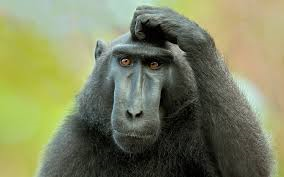
#> input picture data/numpy_pandas/images/monkey.png, 284 x 177 px; the run also reads 1 picture not shown here
$ jupyter execute numpy_bootcamp_zadania.ipynb   (shell and % lines are left out)
#> lines starting #> are read from the running program, lines starting #| are printed output that depends on the picture
Napisz poniżej funkcję, która wyprintuje Twoje imię i nazwisko:

[cell 1]
import numpy as np

# Indeksowanie, wycinanie, iterowanie - Indexing, Slicing and Iterating

### Stwórz liste sześcianów liczb od 0 do 9

[cell 2]
a=np.arange(10)**3
a

### wybierz z listy zaznaczone elementy

[ 0, 1, **8, 27, 64**, 125, 216, 343, 512, 729]


[cell 3]
a[2:5]

[ <b>0</b>, 1, <b>8</b>, 27, <b>64</b>, 125, 216, 343, 512, 729]

[cell 4]
a[0:5:2]

### przekształć by otrzymać wynik

[-1000, 1,  -1000, 27, -1000,   125,   216,   343,   512, 729]

[cell 5]
a[:5:2] = -1000
a

### Odwróć listę

[cell 6]
a[::-1]

### Sprawdź typ

[cell 7]
a.dtype

### W pętli for wyprintuj dla każdego elementu pierwiastek sześcienny z elementy

[cell 8]
for el in a:
    print(el**(1/3))

[cell 9]
np.cbrt(a)

### Stwórz macierz 10x10 z kwadratami liczb od 1 do 100

[cell 10]
a=np.arange(1,101).reshape(10,10)
a

[cell 11]
a[5:,5:]

### Stwórz macierz 5x5 gdzie na krawędziach będą 0 a w środku 1

[cell 12]
a=np.zeros((5,5))
a[1:-1,1:-1]=1
a

### Stwórz tabliczkę mnożenia liczb od 0 do 9 w postaci dwuwymiarowej macierzy

[cell 13]
a=np.arange(10)
b=a.reshape(10,1)
c=a*b
c

[cell 14]
x=np.array([[0,1,2,3,4,5,6,7,8,9]])
x.T*x

## Zad 2  Przekształć wczytane obrazki w opisany sposób

[cell 15]
# !pip install opencv-python
import matplotlib.pyplot as plt

[cell 16]
import matplotlib.image as mpimg
im1 = mpimg.imread('images/monkey.png')
#> im1 is the input picture: shape (177, 284, 4) float32; mean R, G, B, A 0.491, 0.511, 0.375, 1

[cell 17]
import cv2
im2 = cv2.imread("images/index.jpeg")

[cell 18]
im1.shape
#> Out = (177, 284, 4)

[cell 19]
im2.shape
#> Out = (177, 284, 3)

[cell 20]
plt.imshow(im1)

[cell 21]
plt.imshow(im2)

### stwórz wycinek -  spróbuj wybrać twarz

[cell 22]
plt.imshow(im2[30:150,100:180])
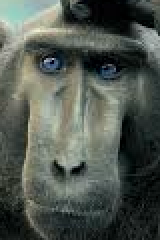
#> shown: shape (120, 80, 3) (shown 2 times larger); mean R, G, B 80.8, 87.9, 80.5

### wybierz jeden kolor

[cell 23]
red, green, blue =True, False, False
plt.imshow(im2*np.array([red, green, blue]))
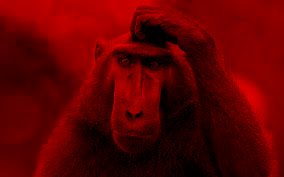
#> shown: shape (177, 284, 3); mean R, G, B 95.5, 0, 0

[cell 24]
aaa= 0.5
plt.imshow(im1*np.array([red, green, blue, aaa]))
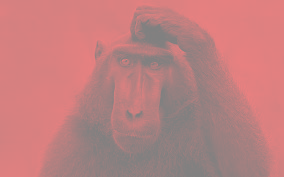
#> shown: shape (177, 284, 4) float64; mean R, G, B, A 0.491, 0, 0, 0.5; transparent parts drawn white

### Obrót o wskazaną liczbę stopni

wykorzystaj ndimage.rotate ze scipy

[cell 25]
from scipy.ndimage import rotate

[cell 26]
plt.imshow(rotate(im2,35))
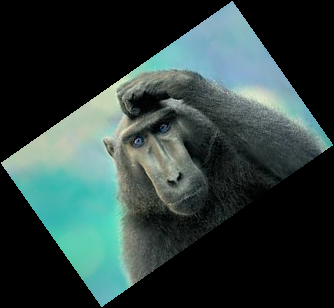
#> shown: shape (308, 334, 3); mean R, G, B 46.2, 63, 60.5

### Czarno biały filtr

[cell 27]
im2[:,:,1] = i1=im2[:,:,0]
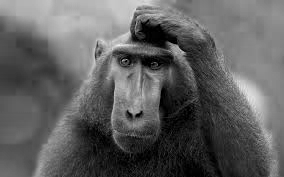
#> i1: shape (177, 284); min 0, max 242, mean 95.5
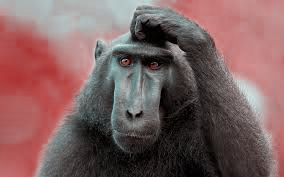
#> im2: shape (177, 284, 3); mean B, G, R 95.5, 95.5, 125.3
im2[:,:,2] = i1=im2[:,:,0]
plt.imshow(im2)

[cell 28]
im2[:,:,0] = i1=im2[:,:,1]
im2[:,:,2] = i1=im2[:,:,1]
plt.imshow(im2)

[cell 29]
sum_array = im2.sum(axis=2, keepdims=True)
sum_array = sum_array/np.amax(sum_array)
data = sum_array * np.ones(3)
data.shape
plt.imshow(data)

### Rozmazanie

wykorzystaj `ndimage.gaussian_filter`

[cell 30]
from scipy.ndimage import gaussian_filter

[cell 31]
plt.imshow(gaussian_filter(im2, 2))
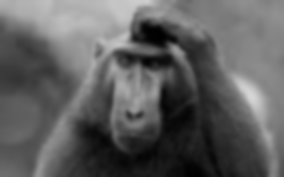
#> shown: shape (177, 284, 3); min 0, max 214, mean 94.5
